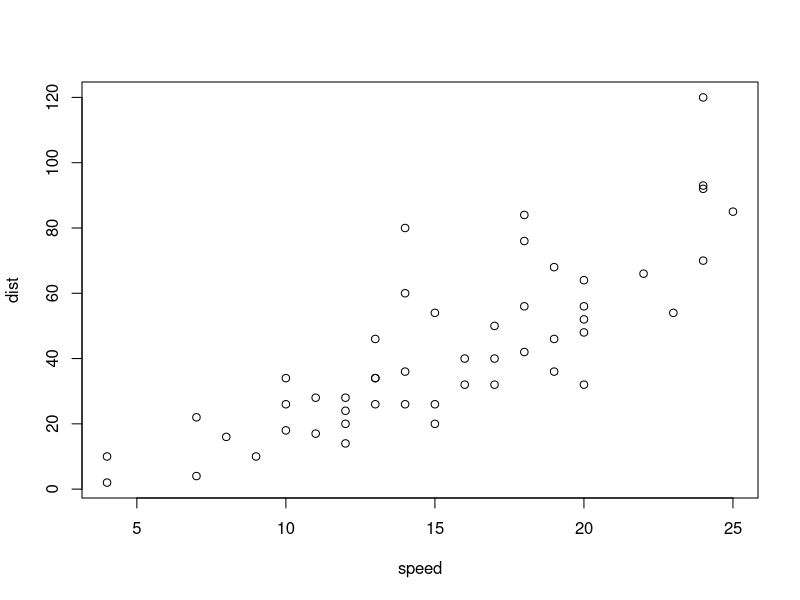
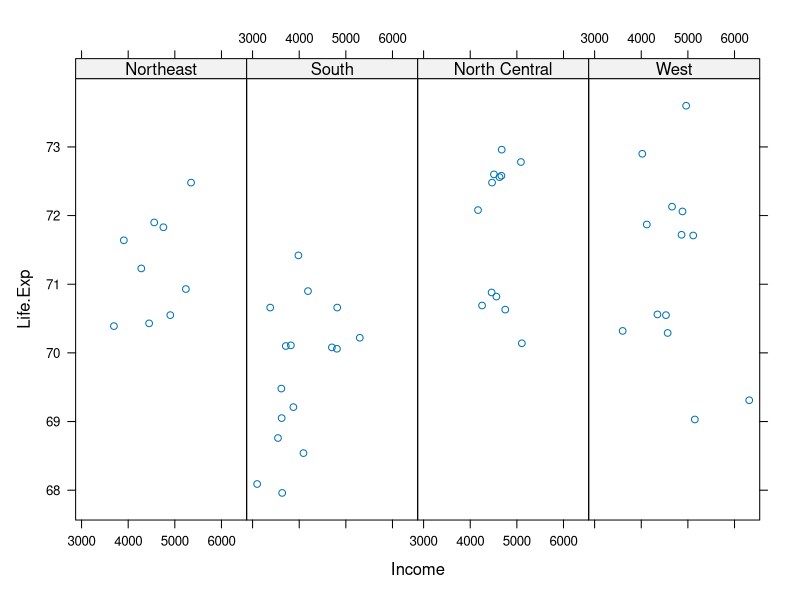
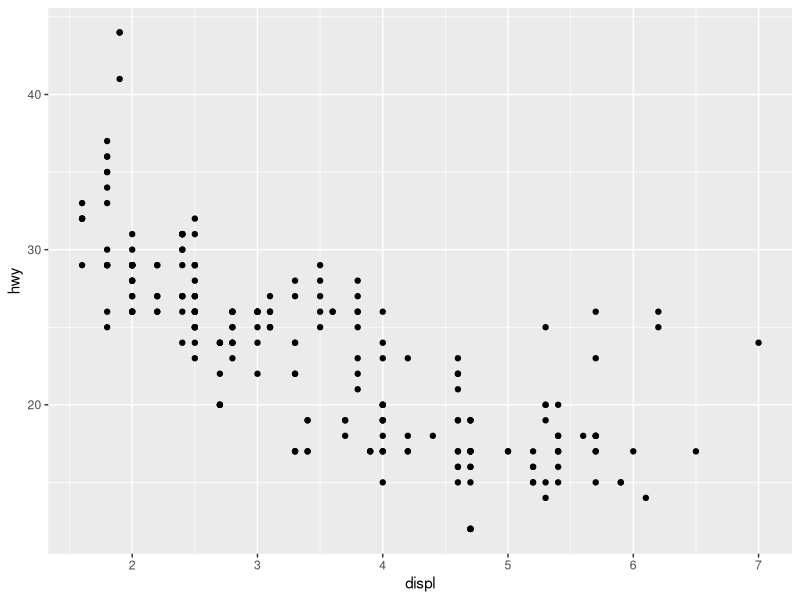
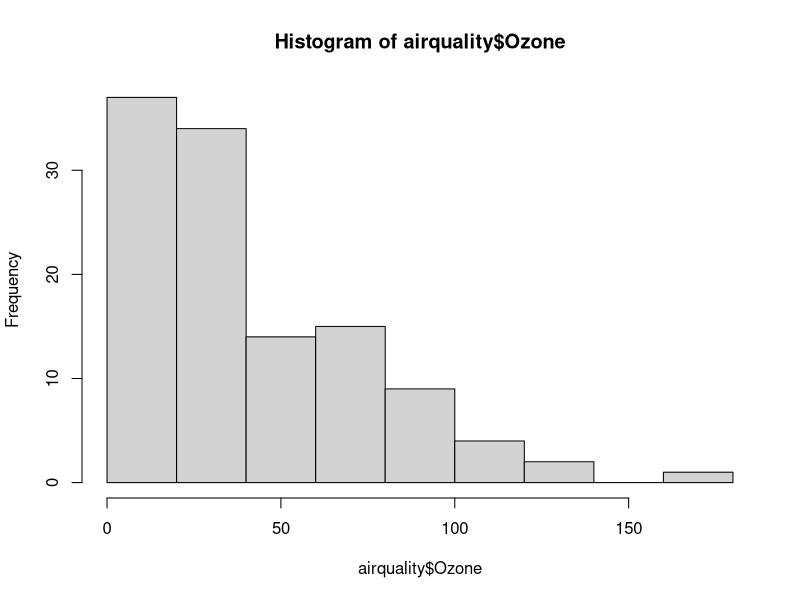
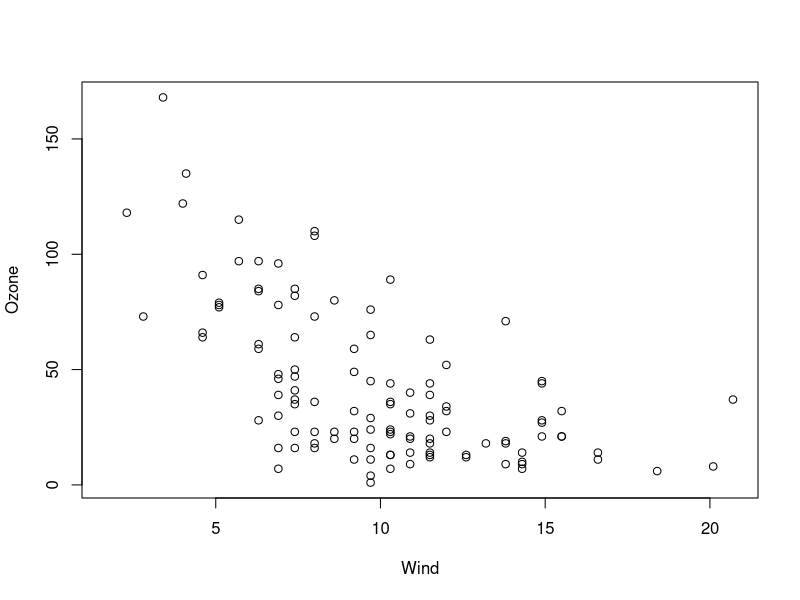
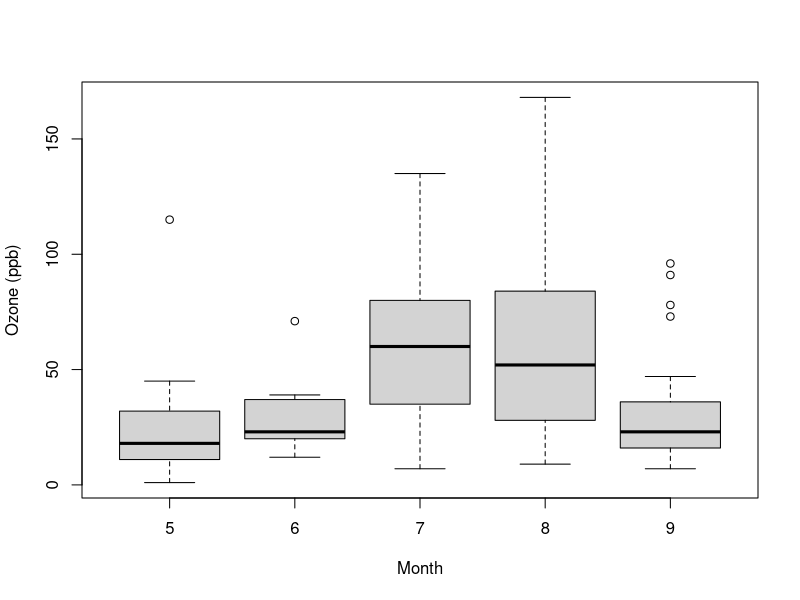
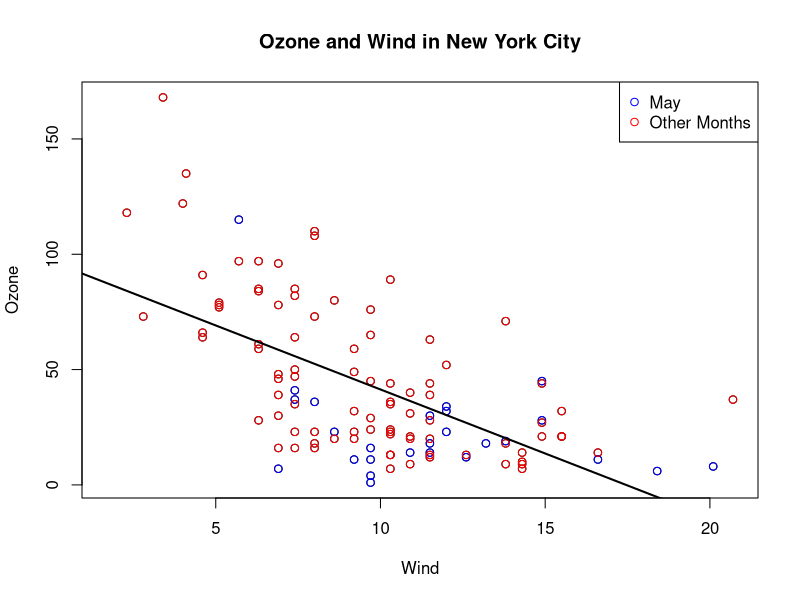
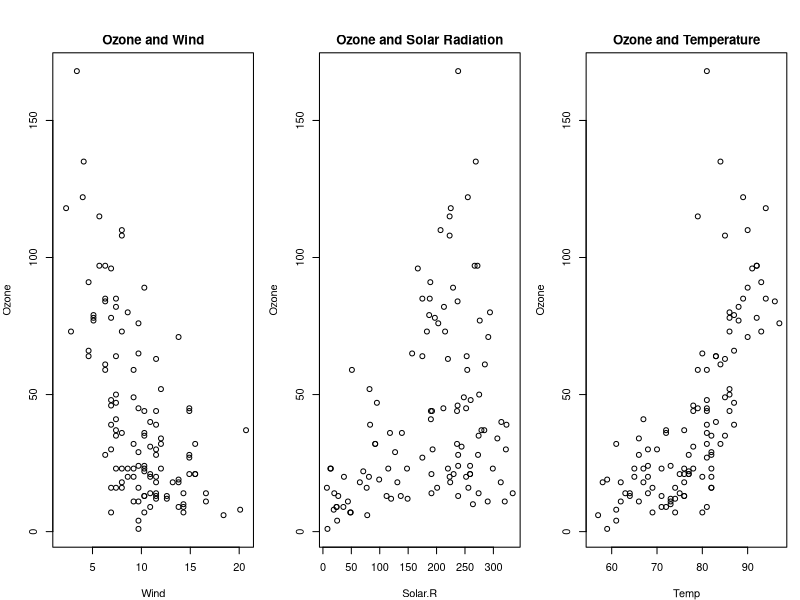

Recreate these plots in R, in order.
## week 1
# cribbed from Edward Tufte's Beautiful Data
# Principal 1: evidence is always relative -- compared to what?
#              there should always be a control group to act as a basis to compare to
# Principal 2: show causality, mechanism, explanation, etc.
#              include a plot of another comparison explaining causality
# Principal 3: show multivariate data (as much data on a single plot as you can)
#              multivariate = more than 2 variables
#              there may be other relationships in the variables causing confounding
# Principal 4: integrate the evidence
#              don't let the tool drive the analysis
#              completely integrate words, numbers, images, and diagrams
#              data graphics should make use of many different modes
#              measure the strength of the evidence
# Principal 5: describe and document evidence with appropriate labels, scales, sources, etc.
#              more evidence backup makes the analysis more believable - more credibility
# Principal 6: conent is king
#              analytic presentations ultimately stand or fall depending on the quality, relevance, and integrity of the content

## Exploratory Graphs (understand data properties, find patterns, suggest modeling strategies, debug analysis, communicate results)
# they are made quickly, you make a large number of them, goal is for personal understanding, axes/legends are generally cleaned up later, color/size are primarily used for information
# example: air pollution in the US (EPA)
# start with one-dimensional summaries (summary, boxplot & abline, hist & rug & breaks & abline, barplot)
# also look at two-dimensional summaries (Lattice, ggplot2, scatterplots, smooth scatterplots)
# and > 2 dimensions (multiple 2-d plots, coplots, use color, size, shape, spinning plots, actual 3-d plots)

## plotting systems - there are three primary basic plotting systems: base, lattice, and ggplot2
# base: start with blank canvas and build-up from there (start with plot() function and then annotate)
library(datasets)
data(cars)
with(cars, plot(speed, dist))

# lattice: rather than piecing-together, every plot is constructed with a single function call
library(lattice)
# cannot add to the plot, annotation is not intuitive, sometimes awkward to specify entire plot in single function call
state <- data.frame(state.x77, region = state.region)
xyplot(Life.Exp ~ Income | region, data=state, layout=c(4,1))

# ggplot2: splits the difference between base and lattice in a number of ways
install.packages("ggplot2")
library(ggplot2)
data(mpg)
qplot(displ, hwy, data=mpg)

## Base plotting system in R in detail (most commonly used)
# graphics contains plotting functions
# grDevices contains code implementing the various graphics devices
# lattice and grid are used by lattice
# have to consider several things when making a plot (where will it be made, used? how will it be used? is there a large amount of data? do you need to be able to resize the plot?)
# we will focus on the base plotting system using the screen device in this lecture
# there are two phases: 1) initialize the plot and 2) annotate the plot
library(datasets)
hist(airquality$Ozone) # step 1, initialize the plot
with(airquality, plot(Wind, Ozone))
airquality <- transform(airquality, Month = factor(Month))
boxplot(Ozone ~ Month, airquality, xlab="Month",ylab="Ozone (ppb)")
# key base graphics parameters:
#   pch: plotting symbol (default is open circle)
#   lty: the line type (default is solit line)
#   lwd: the line width (default is 1)
#   col: the plotting color; colors() function gives you all the colors you can use
#   xlab: character string for the x-axis label
#   ylab: character string for the y-axis label
#   par() function:
#     las: orientation of the axis labels on the plot
#     bg: background color
#     mar: margin size
#     oma: outer margin size
#     mfrow: plots per row, column (plots are filled row-wise)
#     mfcol: number of plots per row, column (plots are filled column-wise)
par("lty")
par("col")
par("pch")
par("bg")
par("mar") # bottom, left, top, right
par("mfrow")
# plotting functions:
#   plot: makes a scatterplot
#   lines: adds a line
#   points: adds points
#   text: adds text
#   title: adds title annotation
#   mtext: adds arbitrary text to margins
#   axis: adds axis ticks/labels
with(airquality, plot(Wind, Ozone), type="n")
title(main="Ozone and Wind in New York City")
with(subset(airquality, Month == 5), points(Wind, Ozone, col = "blue"))
with(subset(airquality, Month != 5), points(Wind, Ozone, col = "red"))
legend("topright", pch=1, col=c("blue","red"), legend=c("May", "Other Months"))
model <- lm(Ozone ~ Wind, airquality)
abline(model, lwd=2)
par(mfrow=c(1,3), mar=c(4,4,2,1), oma=c(0,0,2,0))
with(airquality, {
  plot(Wind, Ozone, main="Ozone and Wind")
  plot(Solar.R, Ozone, main="Ozone and Solar Radiation")
  plot(Temp, Ozone, main="Ozone and Temperature")
})

## demonstrations
x <- rnorm(100)
par(mfrow=c(1,1), mar=c(5,4,4,1), oma=c(1,1,1,1))
hist(x)
y <- rnorm(100)
plot(x,y)
z <- rnorm(100)
plot(x,z)
plot(x, y, pch = 20)
plot(x, y, pch = 19)
plot(x, y, pch = 2)
plot(x, y, pch = 3)
plot(x, y, pch = 4)
plot(x, y, pch = 5)
example(points)
x <- rnorm(100)
y <- rnorm(100)
plot(x, y, pch = 25)
title("Scatterplot")
text(-1, -1, "Label", col="cyan")
legend("topright", legend="Data", pch=20)
fit <- lm(y~x)
abline(fit, lwd=2,col="blue")
z <- rpois(100,2)
par(mfrow=c(2,1))
plot(x, y, pch=20)
plot(x, z, pch=19)
par(mar = c(2,2,1,1))
plot(x, y, pch=20)
plot(x, z, pch=19)
par(mar = c(4,4,2,2))
par(mfrow=c(1,2))
plot(x, y, pch=20)
plot(x, z, pch=19)
par(mfrow=c(2,2))
par(mar = c(4,2,2,2))
plot(x, y)
plot(x, z)
plot(x, z)
plot(y, z)
par(mfrow=c(1,1))
x <- rnorm(100)
y <- x + rnorm(100)
g <- gl(2, 50, labels=c("Male","Female"))
str(g)
plot(x,y)
plot(x, y, type = "n") # creates the plot but does not add the data
points(x[g=="Male"],y[g=="Male"], col="green",pch=2)
points(x[g=="Female"],y[g=="Female"], col="blue",pch=20)

# graphics devices (places where you can make plots appear)
#   window on your computer (quartz() on a mac; windows() on windows; x11() on unix)
#   a PDF file - useful for papers
#   a PNG or JPEG file - useful for website
#   a scalable vector graphics (SVG) file
?Devices
library(datasets)
with(faithful, plot(eruptions, waiting))
title(main="Old Faithful Geyser Data")
pdf(file="myplot.pdf") # open PDF device; create 'myplot.pdf' in my working directory
with(faithful, plot(eruptions, waiting))
title(main="Old Faithful Geyser Data")
dev.off() # closes the grDevice

png(file="myplot.png") # open PDF device; create 'myplot.pdf' in my working directory
with(faithful, plot(eruptions, waiting))
title(main="Old Faithful Geyser Data")
dev.off() # closes the grDevice

jpeg(file="myplot.jpeg") # open PDF device; create 'myplot.pdf' in my working directory
with(faithful, plot(eruptions, waiting))
title(main="Old Faithful Geyser Data")
dev.off() # closes the grDevice

# two broad categories for devices: vector and bitmap-format
#   pdf: useful for line-type graphics, resizes well, usually portable, not good w/lots of points
#   svg: XML-based scalable vector graphics; supports animation and interactivity, potentially useful for web-based plots
#   win.metafile: Windows metafile format (windows only)
#   postscript: older format, also resizes well, usually portable, not used often
#   png: bitmap format, good for line drawings or images with solid colors, use lossless compression (like old GIF), most web browsers can read this format natively, good for plotting many many points, does not resize well
#   jpeg: good for photos; uses lossy, good for plotting many many points, does not resize well, not great for line drawings
#   tiff: creates bitmap files in TIFF format; supports lossless compression
#   bmp: a native Windows bitmap format
bmp(file="myplot.bmp") # open PDF device; create 'myplot.pdf' in my working directory
with(faithful, plot(eruptions, waiting))
title(main="Old Faithful Geyser Data")
dev.off() # closes the grDevice

# mutilple open grDevices
# can only plot to one device at a time; figure out the active one by calling dev.cur()
dev.cur() # 2 means screen
# use dev.set(<integer>) to switch to the grDevice you want
# you can copy plots from one device to another using dev.copy() or dev.copy2pdf()
# ***DON'T FORGET TO CLOSE THE DEVICE***
